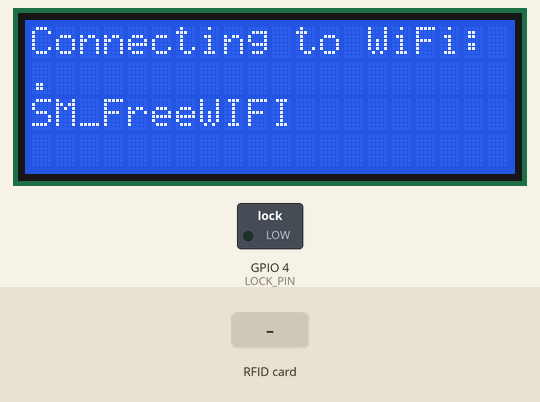
Simulated run of this program. Board: ESP32. Parts: 20×4 character LCD, switched loads named in the program (green lamp = pin HIGH). Inputs (shaded band) come from the test bench. WiFi joins after 1.5 s; servers stay silent unless stated; the local clock reads 2024-03-15 10:24:30 at power-on unless the program sets it.

Above: at 0.8 s.
At 2.9 s:
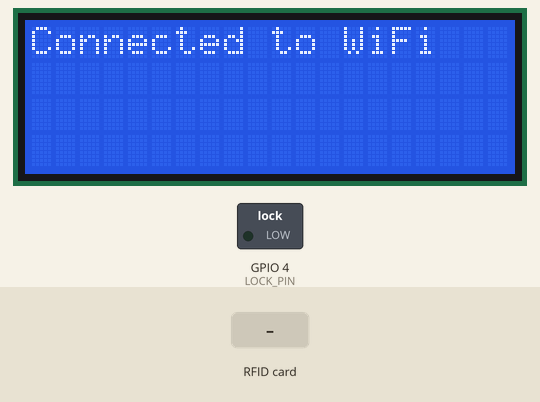
3.0 s: RFID card 26 3E 62 45 held to the reader
At 3.5 s:
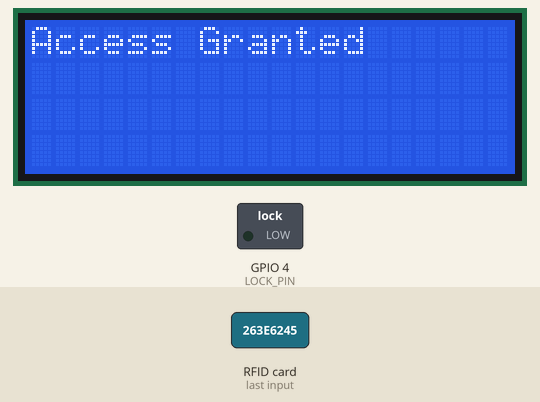
6.0 s: RFID card 5E 7A 19 C4 held to the reader
At 9.5 s:
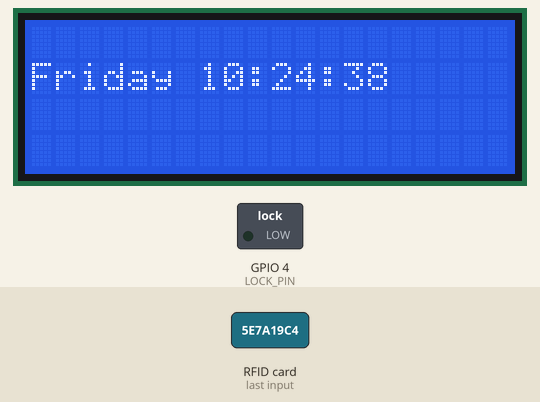
Timing chart, 0 to 11.0 s (numbered marks = the images above; inputs shaded):
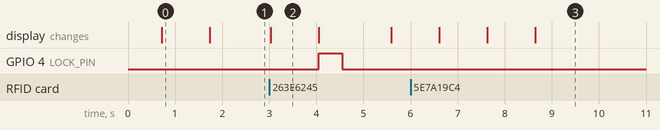

Measured:
- after the input at 3.0 s, GPIO 4 (LOCK_PIN): LOW → HIGH after 1.1 s, → LOW 0.50 s later; the display: changes at once (image 2)
- after the input at 6.0 s, the display: first changes after 0.61 s (image 3 shows a later state)
- what the display in image 0 shows lasts 1.0 s, from 0.7 s to 1.7 s

The program:

main.cpp
```cpp
#include <Arduino.h>
#include <Wire.h>
#include <hd44780.h>
#include <hd44780ioClass/hd44780_I2Cexp.h>
#include <MFRC522.h>
#include <SPI.h>
#include <WiFi.h>
#include "time.h"
#include "esp_sntp.h"

// RFID Module Pin
#define RST_PIN 14
#define SS_PIN 5
#define LOCK_PIN 4

// Lock Delay
const int lock_delay = 500;

// RFID Setup
MFRC522 mfrc522(SS_PIN, RST_PIN);
// LCD Setup
hd44780_I2Cexp lcd(0x27, 20, 4);

String read_rfid;
const String valid_rfid[] = {"e45bd4", "263e6245"};


// WiFi Configuration
const char *ssid = "SM_FreeWIFI";
const char *password = "HaiseKen05$$";


// NTP Server Configuration
const char *ntpServer = "pool.ntp.org";
const char *ntpServer2 = "time.nist.gov";
const long gmtOffset_sec = 3600 * 8;
const int daylightOffset_sec = 3600;

// Timezone Configuration
const char *time_zone = "CET-1CEST,M3.5.0,M10.5.0/3";

// Location
const char *location = " ";

// Stores last displayed date and time
char lastDisplayedDate[20] = "";
char lastDisplayedTime[20] = "";


// RFID Module Pin
#define RST_PIN 14
#define SS_PIN 5
#define LOCK_PIN 4


void printLocalTime(){
  struct tm timeinfo;
  if (!getLocalTime(&timeinfo)){

    lcd.clear();
    lcd.setCursor(0, 0);
    lcd.print("Failed to obtain time");
    Serial.println("Failed to obtain time");
    return;
  }
    char currentDate[20];
    char currentTime[20];
    strftime(currentDate, sizeof(currentDate), "%B %d %Y", &timeinfo);
    strftime(currentTime, sizeof(currentTime), "%A %H:%M:%S", &timeinfo);
  // Update Date and Time
  if (strcmp(lastDisplayedDate, currentDate) != 0) {
    lcd.setCursor(0, 0);
    lcd.print(" ");
    lcd.setCursor(0, 0);
    lcd.print(currentDate);
    strncpy(lastDisplayedDate, currentDate, sizeof(lastDisplayedDate));
  }
  if (strcmp(lastDisplayedTime, currentTime) != 0) {
    lcd.setCursor(0, 1);
    lcd.print(" ");
    lcd.setCursor(0, 1);
    lcd.print(currentTime);
    strncpy(lastDisplayedTime, currentTime, sizeof(lastDisplayedTime));
  }

  lcd.setCursor(0, 2);
  lcd.print(" ");
  lcd.setCursor(0, 2);
  lcd.print(location);
}

void timeSyncCallback(struct timeval *tv) {
  lcd.clear();
  lcd.setCursor(0, 0);
  lcd.print("Time Synchronized");
  Serial.println("Time Synchronized");
  printLocalTime();
}

void connectToWiFi() {
  lcd.clear();
  lcd.setCursor(0, 0);
  lcd.print(String("Connecting to WiFi: ") + ssid);
  WiFi.begin(ssid, password);

  while (WiFi.status() != WL_CONNECTED) {
    delay(500);
    lcd.setCursor(0, 1);
    lcd.print(".");
  }

  lcd.clear();
  lcd.setCursor(0, 0);
  lcd.print("Connected to WiFi");
}
  void dumpbyteArray(byte *buffer, byte bufferSize) {
    read_rfid = "";
    for (byte i = 0; i < bufferSize; i++) {
      read_rfid = read_rfid + String(buffer[i], HEX);
    }
  }

  void openLock() {
    lcd.clear();
    lcd.setCursor(0, 0);
    lcd.print("Access Granted");
    delay(1000);
    lcd.clear();
    lcd.setCursor(0, 0);
    lcd.print("Welcome Admin");

    digitalWrite(LOCK_PIN, HIGH);
    delay(lock_delay);
    digitalWrite(LOCK_PIN, LOW);

  }

  void AccessDenied() {
    lcd.clear();
    lcd.setCursor(0, 0);
    lcd.print("Access Denied");
    delay(1000);
    lcd.clear();
    lcd.setCursor(0, 0);
    lcd.print("Please Try Again");
  }

  bool isValidRFID(){
    for (String uid : valid_rfid){
      if (uid == read_rfid){
        return true;
      }
    }
    return false;
  }

void setup() {
  Serial.begin(115200);
  SPI.begin(18, 19, 23, 5);
  mfrc522.PCD_Init();
  lcd.init();
  lcd.begin(20, 4);
  lcd.setBacklight(1);

  pinMode(LOCK_PIN, OUTPUT);
  digitalWrite(LOCK_PIN, LOW);

  connectToWiFi();

  esp_sntp_servermode_dhcp(1);
  sntp_set_time_sync_notification_cb(timeSyncCallback);
  configTime(gmtOffset_sec, daylightOffset_sec, ntpServer, ntpServer2);
}

void loop() {

  if (!mfrc522.PICC_IsNewCardPresent()) return;
  if (!mfrc522.PICC_ReadCardSerial()) return;
  dumpbyteArray(mfrc522.uid.uidByte, mfrc522.uid.size);

  if (isValidRFID()){
    openLock();
  } else {
    AccessDenied();
  }
  delay (1000);
  lcd.clear();
  lcd.setCursor(0, 0);
  printLocalTime();
  delay(1000);
}
```
